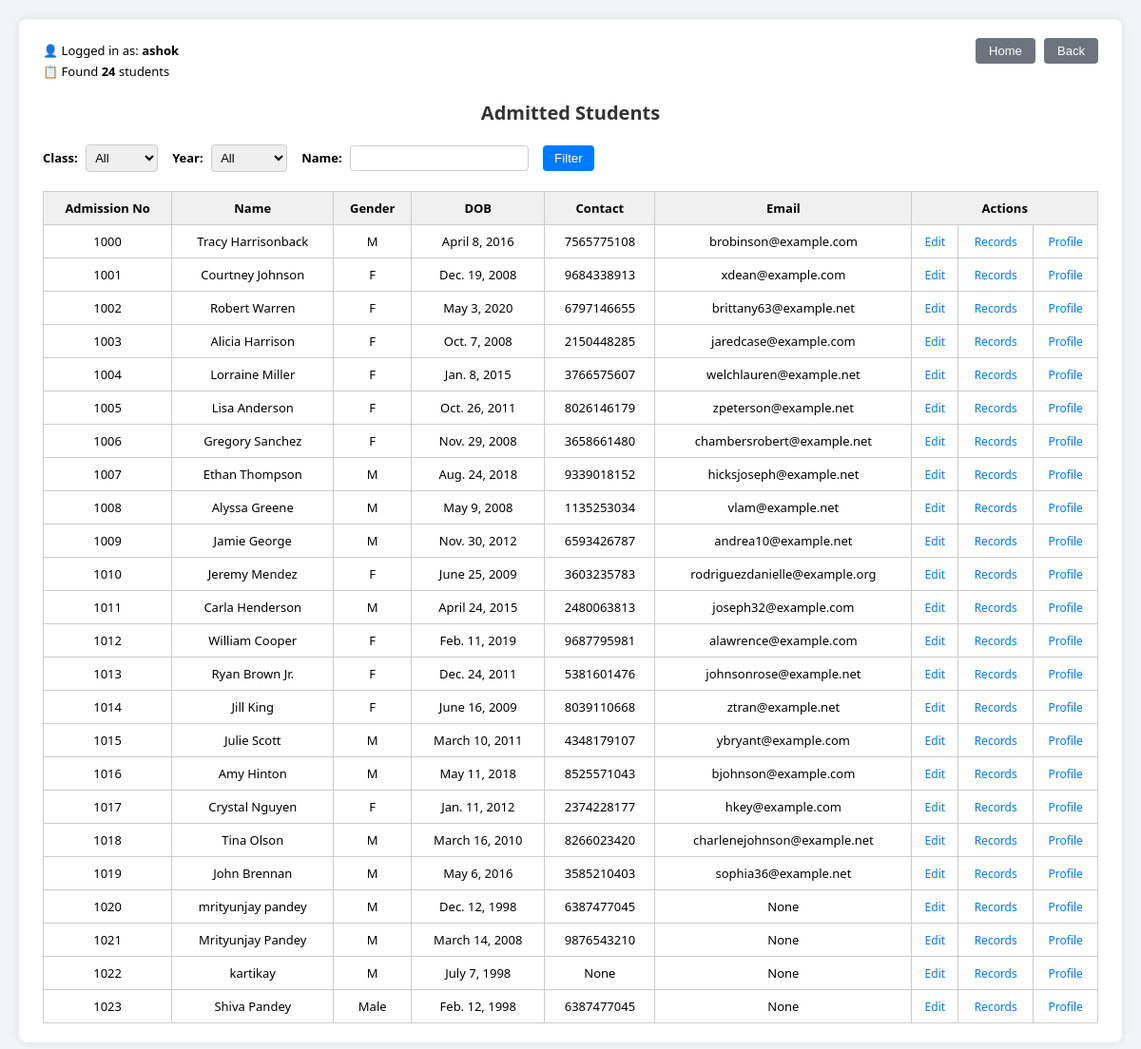
The page /admission/list/ (signed in) on the database its author committed.
### admission/models.py (models this page shows, shortened)
class StudentAdmission(models.Model):
    admission_no = models.CharField(max_length=20, unique=True)
    ssr_no = models.CharField(max_length=20, blank=True, null=True)
    full_name = models.CharField(max_length=255)
    gender = models.CharField(max_length=1, choices=GENDER_CHOICES)
    date_of_birth = models.DateField()
    admission_date = models.DateField(default=timezone.now)
    father_name = models.CharField(max_length=255, blank=True, default='', null=True)
    mother_name = models.CharField(max_length=255, blank=True, default='', null=True)
    father_profession = models.CharField(max_length=255, blank=True, default='', null=True)
    category = models.CharField(max_length=10, choices=CATEGORY_CHOICES, default='GEN')
    religion = models.CharField(max_length=50, choices=RELIGION_CHOICES, default='Hindu')
    aadhar_no = models.CharField(max_length=20, blank=True, null=True)
    apaar_id = models.CharField(max_length=20, blank=True, null=True)
    mobile_no = models.CharField(max_length=15, blank=True, null=True)
    whatsapp_no = models.CharField(max_length=15, blank=True, null=True)
    photo = models.ImageField(upload_to='student_photos/', blank=True, null=True)
    address = models.TextField(blank=True, default='', null=True)
    email = models.EmailField(blank=True, null=True)
    is_active = models.BooleanField(default=True)
    school = models.ForeignKey(School, on_delete=models.CASCADE)

### admission/views.py (the view)
# urls.py: path('list/', views.student_list, name='student_list'),
@login_required
def student_list(request):
    school = request.user.userprofile.school
    if request.user.is_superuser:
        students = StudentAdmission.objects.filter(is_active=True)
    else:
        students = StudentAdmission.objects.filter(
        school=school,
        is_active=True
        )
    class_id = request.GET.get('class_id')
    year_id = request.GET.get('year_id')
    name_query = request.GET.get('name',"")
    academic_records = StudentAcademicRecord.objects.filter(school=school)
    if class_id:
        academic_records = academic_records.filter(class_enrolled_id=class_id)
    if year_id:
        academic_records = academic_records.filter(academic_year_id=year_id)
    if name_query:
        students = students.filter(full_name__icontains=name_query)
    student_ids = academic_records.values_list('student_id', flat=True)
    students = students.filter(id__in=student_ids)
    classes = Class.objects.filter(school=school, is_active=True)
    years = AcademicYear.objects.filter(school=school)
    return render(request, 'admission/student_list.html', {
        'students': students,
        'classes': classes,
        'years': years,
        'selected_class': class_id,
        'selected_year': year_id,
        'name_query': name_query
    })

### admission/templates/admission/student_list.html (shortened to what this page needs)
<!DOCTYPE html>
<html lang="en">
<head>
</head>
<body>
<div class="container">
    <div class="header">
        <div>
            <p>👤 Logged in as: <strong>{{ request.user.username }}</strong></p>
            <p>📋 Found <strong>{{ students|length }}</strong> students</p>
        </div>
        <div class="buttons">
            <a href="{% url 'home' %}"><button>Home</button></a>
            <a href="{% url 'admission_home' %}"><button>Back</button></a>
        </div>
    </div>
    <h2>Admitted Students</h2>
    <form method="get">
        <div>
            <label for="class">Class:</label>
            <select name="class_id" id="class">
                <option value="">All</option>
            </select>
        </div>
        <div>
            <label for="year">Year:</label>
            <select name="year_id" id="year">
                <option value="">All</option>
            </select>
        </div>
        <div>
            <label for="name">Name:</label>
            <input type="text" name="name" id="name" value="{{ name_query }}">
        </div>
        <button type="submit">Filter</button>
    </form>
    <table>
        <thead>
            <tr>
                <th>Admission No</th>
                <th>Name</th>
                <th>Gender</th>
                <th>DOB</th>
                <th>Contact</th>
                <th>Email</th>
                <th colspan="3">Actions</th>
            </tr>
        </thead>
        <tbody>
            {% for student in students %}
            <tr>
                <td>{{ student.admission_no }}</td>
                <td>{{ student.full_name }}</td>
                <td>{{ student.gender }}</td>
                <td>{{ student.date_of_birth }}</td>
                <td>{{ student.mobile_no }}</td>
                <td>{{ student.email }}</td>
                <td>
                    {% with request.GET.urlencode as query_string %}
                    <a class="action-link" href="{% url 'edit_student_academic_record' student.id %}?{{ query_string }}">Edit</a>
                    {% endwith %}
                </td>
                <td>
                    {% with request.GET.urlencode as query_string %}
                    <a class="action-link" href="{% url 'view_academic_records' student.id %}?{{ query_string }}">Records</a>
                    {% endwith %}
                </td>
                <td>
                    {% with request.GET.urlencode as query_string %}
                    <a class="action-link" href="{% url 'student_profile' student.id %}?{{ query_string }}">Profile</a>
                    {% endwith %}
                </td>
            </tr>
            {% empty %}
            <tr><td colspan="9" class="no-data">No students found.</td></tr>
            {% endfor %}
        </tbody>
    </table>
</div>
</body>
</html>

### admission/templates/admission/student_list.html (style rules this page uses)
body { font-family: 'Segoe UI', sans-serif; background-color: #f2f4f7; margin: 0; padding: 20px; font-size: 14px; }
.container { max-width: 1200px; margin: auto; background-color: #fff; padding: 20px 25px; border-radius: 8px; box-shadow: 0 0 8px rgba(0,0,0,0.1); }
.header { display: flex; justify-content: space-between; flex-wrap: wrap; margin-bottom: 15px; font-size: 13px; }
.header p { margin: 4px 0; }
.buttons { text-align: right; }
.buttons a button { background-color: #6c757d; color: white; border: none; padding: 6px 14px; margin-left: 6px; border-radius: 4px; cursor: pointer; font-size: 13px; }
h2 { text-align: center; margin-bottom: 20px; font-size: 20px; color: #333; }
form { display: flex; flex-wrap: wrap; gap: 15px; align-items: center; margin-bottom: 20px; font-size: 13px; }
label { font-weight: bold; margin-right: 5px; }
select, input[type="text"] { padding: 5px; font-size: 13px; border: 1px solid #ccc; border-radius: 4px; }
button[type="submit"] { background-color: #007bff; color: white; border: none; padding: 6px 12px; border-radius: 4px; cursor: pointer; }
table { width: 100%; border-collapse: collapse; margin-top: 10px; font-size: 13px; }
th, td { border: 1px solid #ccc; padding: 8px; text-align: center; }
th { background-color: #f0f0f0; }
a.action-link { color: #007bff; text-decoration: none; font-size: 12px; }

### rows shown on the page
StudentAdmission: admission_no "1000", full_name "Tracy Harrisonback", gender "M", date_of_birth "April 8, 2016", mobile_no "7565775108", email "brobinson@example.com"
StudentAdmission: admission_no "1001", full_name "Courtney Johnson", gender "F", date_of_birth "Dec. 19, 2008", mobile_no "9684338913", email "xdean@example.com"
StudentAdmission: admission_no "1002", full_name "Robert Warren", gender "F", date_of_birth "May 3, 2020", mobile_no "6797146655", email "brittany63@example.net"
StudentAdmission: admission_no "1003", full_name "Alicia Harrison", gender "F", date_of_birth "Oct. 7, 2008", mobile_no "2150448285", email "jaredcase@example.com"
StudentAdmission: admission_no "1004", full_name "Lorraine Miller", gender "F", date_of_birth "Jan. 8, 2015", mobile_no "3766575607", email "welchlauren@example.net"
StudentAdmission: admission_no "1005", full_name "Lisa Anderson", gender "F", date_of_birth "Oct. 26, 2011", mobile_no "8026146179", email "zpeterson@example.net"
StudentAdmission: admission_no "1006", full_name "Gregory Sanchez", gender "F", date_of_birth "Nov. 29, 2008", mobile_no "3658661480", email "chambersrobert@example.net"
StudentAdmission: admission_no "1007", full_name "Ethan Thompson", gender "M", date_of_birth "Aug. 24, 2018", mobile_no "9339018152", email "hicksjoseph@example.net"
StudentAdmission: admission_no "1008", full_name "Alyssa Greene", gender "M", date_of_birth "May 9, 2008", mobile_no "1135253034", email "vlam@example.net"
StudentAdmission: admission_no "1009", full_name "Jamie George", gender "M", date_of_birth "Nov. 30, 2012", mobile_no "6593426787", email "andrea10@example.net"
StudentAdmission: admission_no "1010", full_name "Jeremy Mendez", gender "F", date_of_birth "June 25, 2009", mobile_no "3603235783", email "rodriguezdanielle@example.org"
StudentAdmission: admission_no "1011", full_name "Carla Henderson", gender "M", date_of_birth "April 24, 2015", mobile_no "2480063813", email "joseph32@example.com"
StudentAdmission: admission_no "1012", full_name "William Cooper", gender "F", date_of_birth "Feb. 11, 2019", mobile_no "9687795981", email "alawrence@example.com"
StudentAdmission: admission_no "1013", full_name "Ryan Brown Jr.", gender "F", date_of_birth "Dec. 24, 2011", mobile_no "5381601476", email "johnsonrose@example.net"
StudentAdmission: admission_no "1014", full_name "Jill King", gender "F", date_of_birth "June 16, 2009", mobile_no "8039110668", email "ztran@example.net"
StudentAdmission: admission_no "1015", full_name "Julie Scott", gender "M", date_of_birth "March 10, 2011", mobile_no "4348179107", email "ybryant@example.com"
StudentAdmission: admission_no "1016", full_name "Amy Hinton", gender "M", date_of_birth "May 11, 2018", mobile_no "8525571043", email "bjohnson@example.com"
StudentAdmission: admission_no "1017", full_name "Crystal Nguyen", gender "F", date_of_birth "Jan. 11, 2012", mobile_no "2374228177", email "hkey@example.com"
StudentAdmission: admission_no "1018", full_name "Tina Olson", gender "M", date_of_birth "March 16, 2010", mobile_no "8266023420", email "charlenejohnson@example.net"
StudentAdmission: admission_no "1019", full_name "John Brennan", gender "M", date_of_birth "May 6, 2016", mobile_no "3585210403", email "sophia36@example.net"
StudentAdmission: admission_no "1020", full_name "mrityunjay pandey", gender "M", date_of_birth "Dec. 12, 1998", mobile_no "6387477045", email "None"
StudentAdmission: admission_no "1021", full_name "Mrityunjay Pandey", gender "M", date_of_birth "March 14, 2008", mobile_no "9876543210", email "None"
StudentAdmission: admission_no "1022", full_name "kartikay", gender "M", date_of_birth "July 7, 1998", mobile_no "None", email "None"
StudentAdmission: admission_no "1023", full_name "Shiva Pandey", gender "Male", date_of_birth "Feb. 12, 1998", mobile_no "6387477045", email "None"

### other values the page prints
{{ request.user.username }} "ashok"
{{ students|length }} "24"
